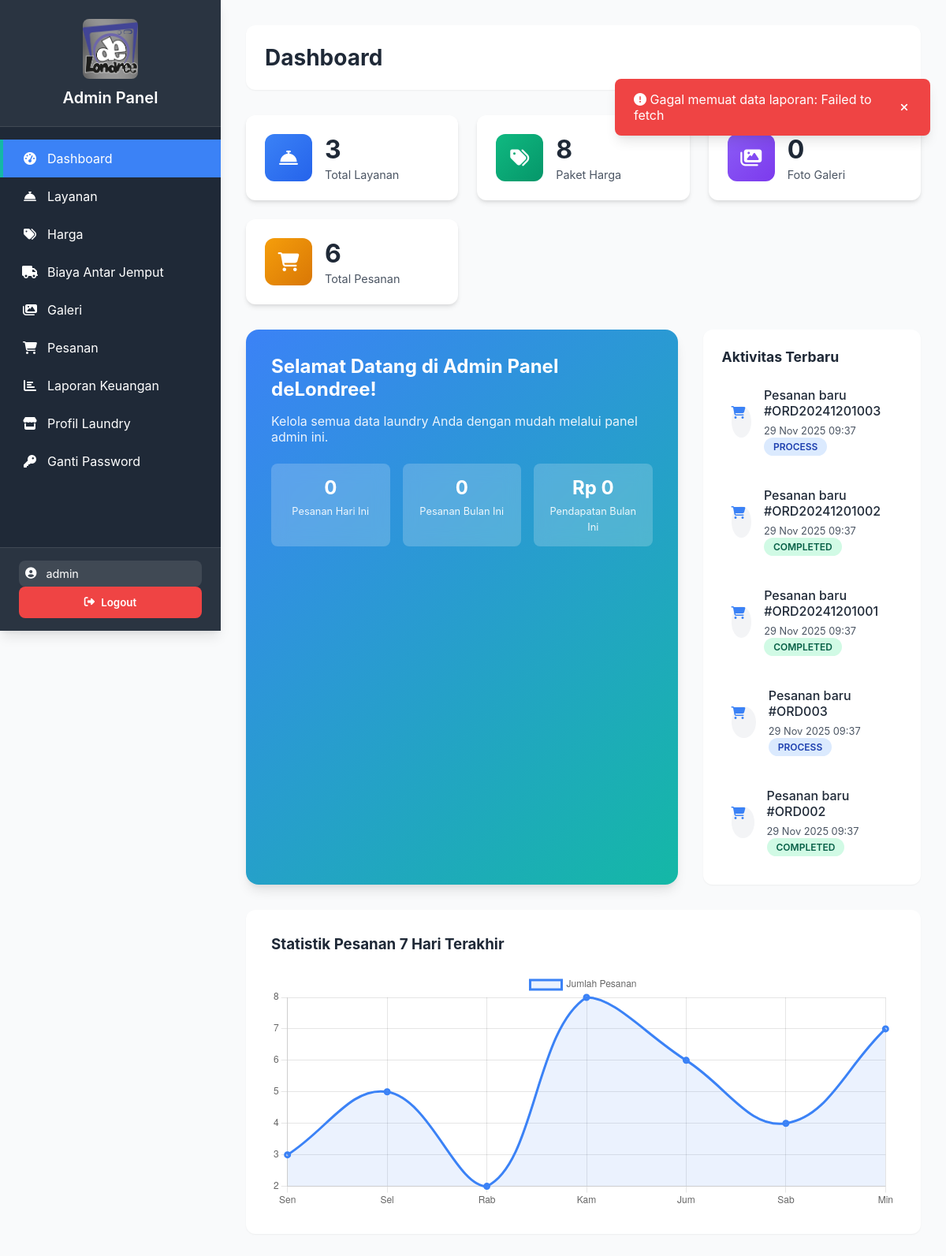
Before: /admin.php (signed in) with the older database file.
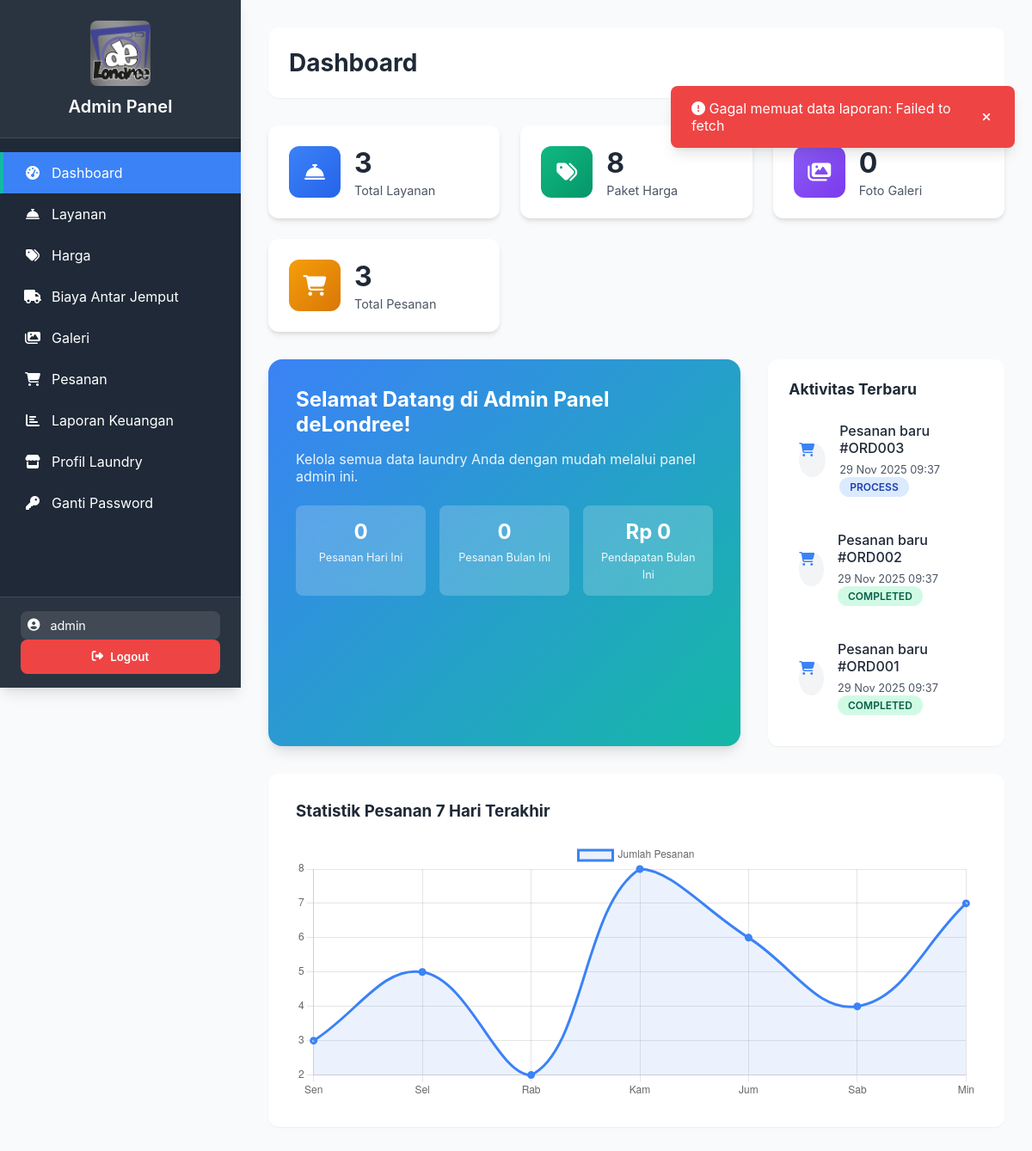
After: the same page with the newer database file.
### tables this page shows
CREATE TABLE IF NOT EXISTS orders (
    id INT AUTO_INCREMENT PRIMARY KEY,
    order_id VARCHAR(20) NOT NULL UNIQUE,
    customer_name VARCHAR(100) NOT NULL,
    customer_phone VARCHAR(20) NOT NULL,
    customer_address TEXT NOT NULL,
    address_notes TEXT,
    service_name VARCHAR(255) NOT NULL,
    quantity DECIMAL(10,2) NOT NULL DEFAULT 1.00,
    unit_price INT NOT NULL DEFAULT 0,
    total_amount INT NOT NULL DEFAULT 0,
    delivery_cost INT NOT NULL DEFAULT 0,
    payment_method ENUM('cash', 'transfer') DEFAULT 'cash',
    pickup_date DATE NOT NULL,
    pickup_time VARCHAR(50) NOT NULL,
    status ENUM('pending', 'process', 'completed', 'cancelled') DEFAULT 'pending',
    notes TEXT,
    created_at TIMESTAMP DEFAULT CURRENT_TIMESTAMP,
    updated_at TIMESTAMP DEFAULT CURRENT_TIMESTAMP ON UPDATE CURRENT_TIMESTAMP,
    INDEX idx_order_date (created_at),
    INDEX idx_status (status),
    INDEX idx_payment (payment_method)
);

### admin.php (the view, shortened to what this page needs)
<?php
include 'koneksi.php';
?>
<!DOCTYPE html>
<html lang="id">
<head>
  <link rel="stylesheet" href="admin.css">
  <link rel="stylesheet" href="https://cdnjs.cloudflare.com/ajax/libs/font-awesome/6.4.0/css/all.min.css">
</head>
<body>
  <div class="admin-container">
    <aside class="sidebar">
        <div class="sidebar-header">
            <img src="hero.jpg" alt="Logo" class="sidebar-logo">
            <h3>Admin Panel</h3>
        </div>
        <nav class="sidebar-nav">
            <a href="#dashboard" class="nav-item active">
                <i class="fas fa-tachometer-alt"></i>
                Dashboard
            </a>
            <a href="#layanan" class="nav-item">
                <i class="fas fa-concierge-bell"></i>
                Layanan
            </a>
            <a href="#harga" class="nav-item">
                <i class="fas fa-tags"></i>
                Harga
            </a>
            <a href="#delivery" class="nav-item">
                <i class="fas fa-truck"></i>
                Biaya Antar Jemput
            </a>
            <a href="#galeri" class="nav-item">
                <i class="fas fa-images"></i>
                Galeri
            </a>
            <a href="#orders" class="nav-item">
                <i class="fas fa-shopping-cart"></i>
                Pesanan
            </a>
            <a href="#reports" class="nav-item">
                <i class="fas fa-chart-bar"></i>
                Laporan Keuangan
            </a>
            <a href="#profil" class="nav-item">
                <i class="fas fa-store"></i>
                Profil Laundry
            </a>
            <a href="#password" class="nav-item">
                <i class="fas fa-key"></i>
                Ganti Password
            </a>
        </nav>
        <div class="sidebar-footer">
            <div class="admin-user-info">
                <i class="fas fa-user-circle"></i>
                <span><?= $_SESSION['admin_username'] ?></span>
            </div>
            <button onclick="adminUI.logout()" class="btn-logout">
                <i class="fas fa-sign-out-alt"></i>
                Logout
            </button>
        </div>
    </aside>
    <main class="main-content">
      <div class="topbar">
        <h2 id="pageTitle">Dashboard</h2>
      </div>
      <section id="section-dashboard" class="content-section active">
        <div class="stats-grid">
          <div class="stat-card">
            <div class="stat-icon blue">
              <i class="fas fa-concierge-bell"></i>
            </div>
            <div class="stat-info">
              <h3>
                <?php
                $q = $conn->query("SELECT COUNT(*) AS total FROM layanan");
                echo $q->fetch_assoc()['total'];
                ?>
              </h3>
              <p>Total Layanan</p>
            </div>
          </div>
          <div class="stat-card">
            <div class="stat-icon green">
              <i class="fas fa-tags"></i>
            </div>
            <div class="stat-info">
              <h3>
                <?php
                $q = $conn->query("SELECT COUNT(*) AS total FROM harga");
                echo $q->fetch_assoc()['total'];
                ?>
              </h3>
              <p>Paket Harga</p>
            </div>
          </div>
          <div class="stat-card">
            <div class="stat-icon purple">
              <i class="fas fa-images"></i>
            </div>
            <div class="stat-info">
              <h3>
                <?php
                $q = $conn->query("SELECT COUNT(*) AS total FROM galeri");
                echo $q->fetch_assoc()['total'];
                ?>
              </h3>
              <p>Foto Galeri</p>
            </div>
          </div>
          <div class="stat-card">
            <div class="stat-icon orange">
              <i class="fas fa-shopping-cart"></i>
            </div>
            <div class="stat-info">
              <h3>
                <?php
                $q = $conn->query("SELECT COUNT(*) AS total FROM orders");
                echo $q->fetch_assoc()['total'];
                ?>
              </h3>
              <p>Total Pesanan</p>
            </div>
          </div>
        </div>
        <div class="dashboard-content">
          <div class="welcome-card">
            <h3>Selamat Datang di Admin Panel deLondree!</h3>
            <p>Kelola semua data laundry Anda dengan mudah melalui panel admin ini.</p>
            <div class="quick-stats">
              <div class="quick-stat">
                <span class="stat-value">
                  <?php
                  $today = date('Y-m-d');
                  $q = $conn->query("SELECT COUNT(*) AS total FROM orders WHERE DATE(created_at) = '$today'");
                  echo $q->fetch_assoc()['total'];
                  ?>
                </span>
                <span class="stat-label">Pesanan Hari Ini</span>
              </div>
              <div class="quick-stat">
                <span class="stat-value">
                  <?php
                  $month = date('Y-m');
                  $q = $conn->query("SELECT COUNT(*) AS total FROM orders WHERE DATE_FORMAT(created_at, '%Y-%m') = '$month'");
                  echo $q->fetch_assoc()['total'];
                  ?>
                </span>
                <span class="stat-label">Pesanan Bulan Ini</span>
              </div>
              <div class="quick-stat">
                <span class="stat-value">
                  <?php
                  $q = $conn->query("SELECT SUM(total_amount) AS total FROM orders WHERE status = 'completed' AND DATE_FORMAT(created_at, '%Y-%m') = '$month'");
                  $revenue = $q->fetch_assoc()['total'] ?? 0;
                  echo 'Rp ' . number_format($revenue);
                  ?>
                </span>
                <span class="stat-label">Pendapatan Bulan Ini</span>
              </div>
            </div>
          </div>
          <div class="recent-activity">
            <h4>Aktivitas Terbaru</h4>
            <div class="activity-list">
              <?php
              $activities = $conn->query("SELECT * FROM orders ORDER BY created_at DESC LIMIT 5");
              while ($activity = $activities->fetch_assoc()) {
                $statusClass = '';
                switch($activity['status']) {
                  case 'process': $statusClass = 'process'; break;
                  case 'completed': $statusClass = 'completed'; break;
                }
                echo '
                <div class="activity-item">
                  <i class="fas fa-shopping-cart activity-icon"></i>
                  <div class="activity-content">
                    <p>Pesanan baru #' . $activity['order_id'] . '</p>
                    <span class="activity-time">' . date('d M Y H:i', strtotime($activity['created_at'])) . '</span>
                    <span class="status-badge ' . $statusClass . '">' . $activity['status'] . '</span>
                  </div>
                </div>';
              }
              ?>
            </div>
          </div>
        </div>
        <div class="chart-section">
          <h3>Statistik Pesanan 7 Hari Terakhir</h3>
          <div class="chart-container">
            <canvas id="ordersChart"></canvas>
          </div>
        </div>
      </section>
    </main>
  </div>
</body>
</html>

Changed rows visible on the page:
removed orders: order "ORD20241201003", created_at "29 Nov 2025 09:37", status "PROCESS"
removed orders: order "ORD20241201002", created_at "29 Nov 2025 09:37", status "COMPLETED"
removed orders: order "ORD20241201001", created_at "29 Nov 2025 09:37", status "COMPLETED"
now on this page (row edited): orders: order "ORD001", created_at "29 Nov 2025 09:37", status "COMPLETED"
Other visible differences:
$q->fetch_assoc()['total']: "6" → "3"
